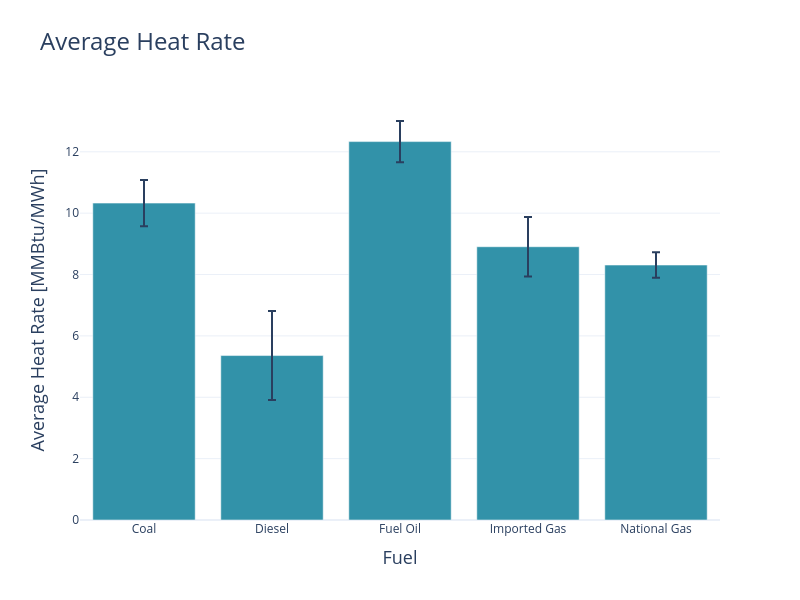

Source (notebook cell):
### Code cell
heat_rate = pd.read_csv(model_inputs_path+'gen_info.csv')
heat_rate = heat_rate[heat_rate['gen_tech'] == 'Thermal']
heat_rate = heat_rate[['gen_energy_source','gen_full_load_heat_rate']]
heat_rate['gen_full_load_heat_rate'] = pd.to_numeric(heat_rate['gen_full_load_heat_rate'], errors='coerce')
# Replace names
heat_rate['fuel'] = heat_rate['gen_energy_source'].replace({
    'ACPM': 'Diesel',
    'CARBON': 'Coal',
    'COMBUSTOLEO': 'Fuel Oil',
    'GASIMPOR': 'Imported Gas',
    'GASNACIO': 'National Gas'
})
heat_rate = heat_rate.groupby('fuel')['gen_full_load_heat_rate'].agg(['mean', 'sem']).reset_index()
heat_rate = heat_rate.rename(columns={'mean': 'heat_rate', 'sem': 'error'})
fig = go.Figure()
fig.add_trace(go.Bar(
    x=heat_rate['fuel'], y=heat_rate['heat_rate'],
    error_y=dict(type='data', array=heat_rate['error']),
    marker_color=colors[0]
))
fig.update_layout(
    height=12*50, width=16*50, template='plotly_white', title=dict(text='Average Heat Rate', font=dict(size=24)),
    xaxis_title='Fuel', yaxis_title='Average Heat Rate [MMBtu/MWh]',
    xaxis=dict(title_font=dict(size=18), categoryorder='array', categoryarray=tech_order),
    yaxis=dict(title_font=dict(size=18)))
fig.write_image("../images/Average Heat Rate.png")
fig.show()

heat_rate

### Figure 1 — Plotly figure (JSON) as saved in the notebook; plotly's stock layout.template omitted (floating-point values rounded to 4 significant figures)
{"data": [{"error_y": {"array": [0.7561, 1.449, 0.6714, 0.9703, 0.4144], "type": "data"}, "marker": {"color": "#3292A9"}, "type": "bar", "x": ["Coal", "Diesel", "Fuel Oil", "Imported Gas", "National Gas"], "y": [10.33, 5.36, 12.33, 8.906, 8.309]}], "layout": {"height": 600, "title": {"font": {"size": 24}, "text": "Average Heat Rate"}, "width": 800, "xaxis": {"categoryarray": ["Hydro", "Thermal", "Solar", "Wind", "Run of River"], "categoryorder": "array", "title": {"font": {"size": 18}, "text": "Fuel"}}, "yaxis": {"title": {"font": {"size": 18}, "text": "Average Heat Rate [MMBtu/MWh]"}}}}
